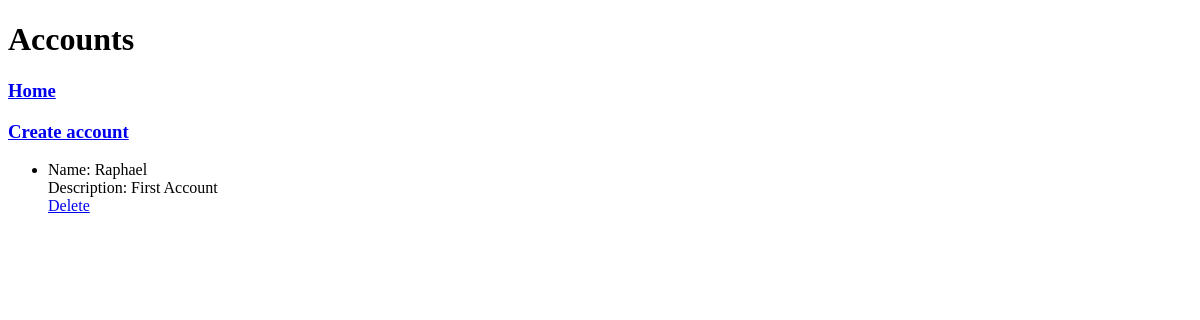
The app's page /account_manager/showaccounts, older data.
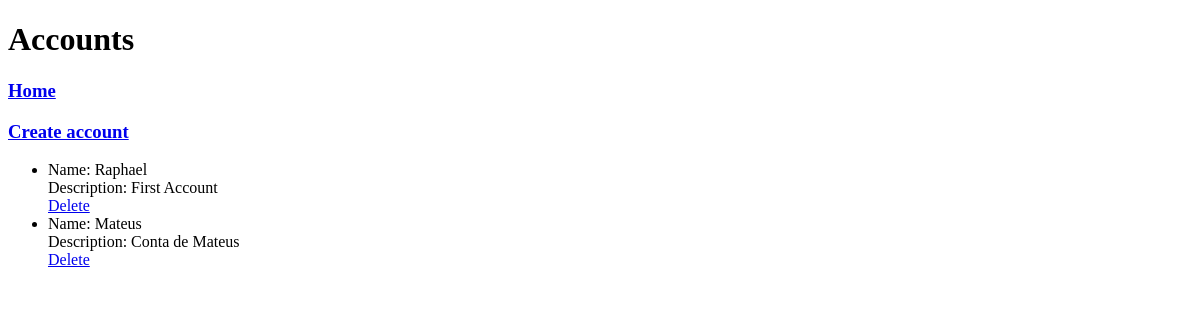
The same page, newer data.
### account_manager/models.py (models this page shows, shortened)
class Account(models.Model):
    account_name = models.CharField(max_length=100)
    account_password = models.CharField(max_length=100)
    account_data = models.CharField(max_length=200)

### account_manager/views.py (the view)
# urls.py: path('showaccounts', views.ShowAccountsView.as_view(), name="show_accounts"),
class ShowAccountsView(views.View):
    def get(self, request):
        all_accounts = models.Account.objects.all()
        context = {
            "all_accounts": all_accounts,
        }
        return render(request, "account_manager/showaccounts.html", context=context)

### account_manager/templates/account_manager/showaccounts.html (shortened to what this page needs)
{%extends "base.html"%}
{%block content%}
<h1>Accounts</h1>
<h3><a href={%url 'home_view' %}>Home</a></h3>
<h3><a href={%url 'account_manager:create_account' %}>Create account</a></h3>
<ul>
    {% for account in all_accounts %}
    <li>Name: {{account.account_name}}<br>
        Description: {{account.account_data}}<br>
        <a href={% url "account_manager:delete_account" account_pk=account.pk %}>Delete</a>
    </li>
    {%endfor%}
</ul>
{%endblock%}

### templates/base.html (shortened to what this page needs)
{% load static %}
<!DOCTYPE html>
<html lang="en">
<head>
    <link rel="stylesheet" href="{% static 'style.css'%}">
</head>
<body>
    {%block content%}
    {%endblock%}
</body>
</html>

Row changes from the older to the newer data that the page shows:
added Account: account_name "Mateus", account_data "Conta de Mateus"
